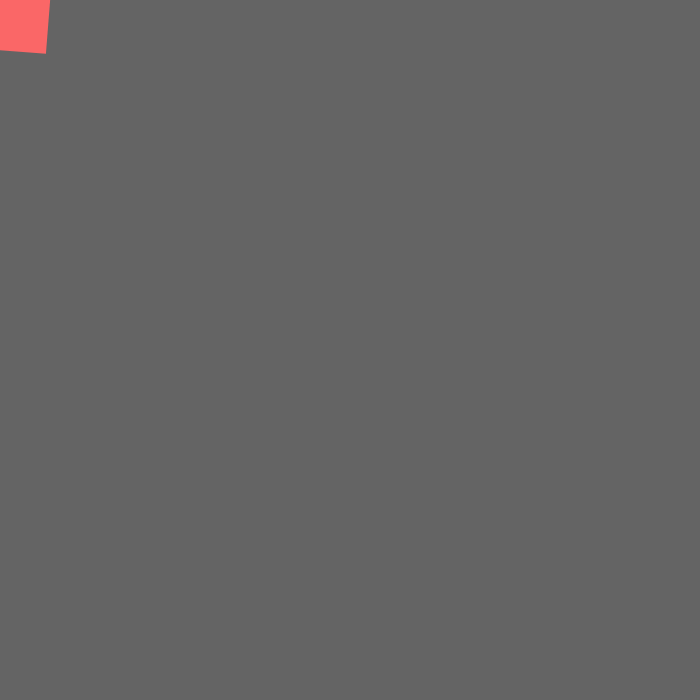
Frame 1 (no input)
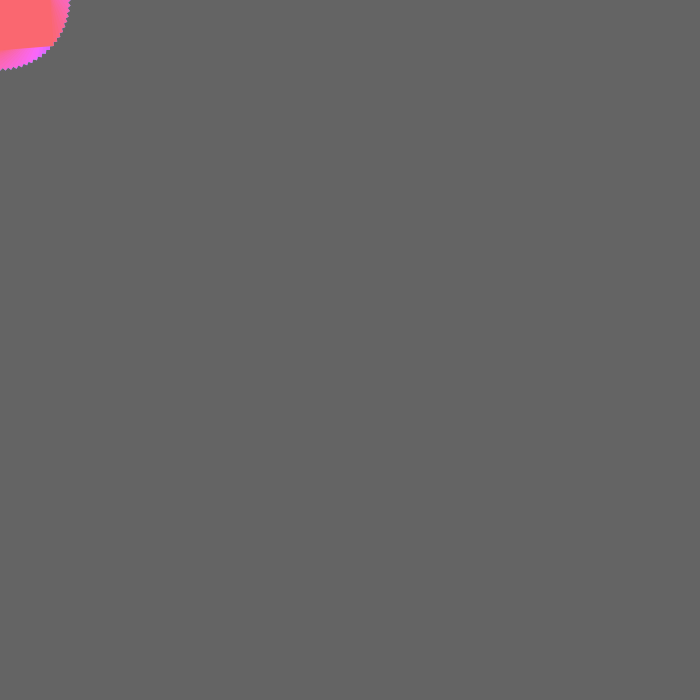
Frame 60 (no input)
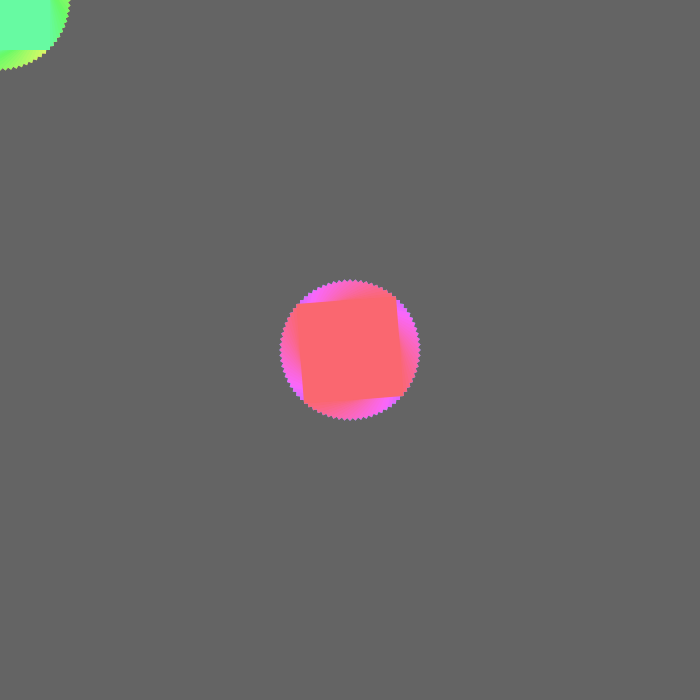
Frame 120 (the mouse pressed at the canvas centre since frame 60)

The p5.js sketch that drew these frames (run headless with seeded random() and noise() and a simulated clock; from frame 60 on, the mouse is pressed at the canvas centre):

// p5.js sketch
// ── sketch.js

var numOfParticles = 100;
var pc;

function setup() {
  createCanvas( 700, 700 );
  rectMode(CENTER);
  colorMode (HSB, 255);
  noStroke();
pc =new ParticleController();
pc.setup(numOfParticles);
}

function draw() {
  background(100);
  pc.update(mouseX, mouseY);
  pc.draw();
}

// ── particle.js
function Particle(x, y, size) {
  this.x = x;
  this.y = y;
  this.size=size;
  this.update = function (x,y){
    this.x =x;
    this.y =y;
  }

  this.draw = function(index){
    push();
    translate (this.x, this.y);
    rotate(Math.PI /40 * index);

    rect(0, 0, this.size, this.size);
    pop();
  }
}

// ── particleController.js
function ParticleController(){
   this.particles = [];
   this.currentParticleIndex = 0;
   this.setup = function(numOfParticles){
   for(var i=0; i < numOfParticles; i++){
     this.particles[i] = new Particle(-100, -100, 100);
   }
   };
   this.update = function (x,y){
     this.currentParticleIndex++;
     this.currentParticleIndex= this.currentParticleIndex % this.particles.length;
     this.particles[this.currentParticleIndex].update(x, y);


   };
   this.draw = function(){
     var numOfParticles = this.particles.length;
      for(var i= 0; i< this.particles.length; i++){
        fill(i/numOfParticles * 255, 150, 250);
        var index =(this.currentParticleIndex +i) % numOfParticles;
        this.particles[index].draw(index);
      }
   }
}
